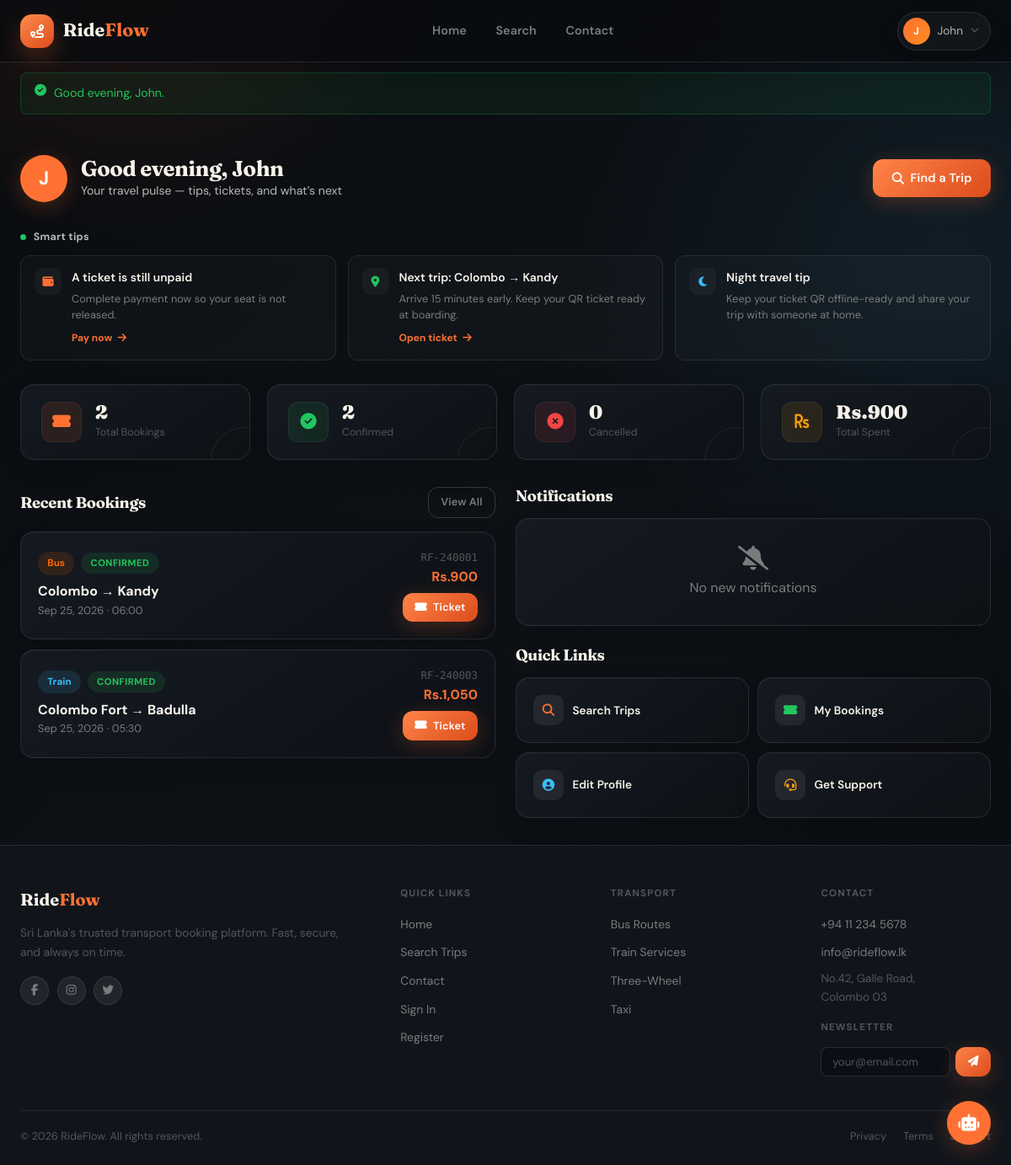
The page /user/dashboard.php (signed in) on the database its author committed.
### tables this page shows
CREATE TABLE IF NOT EXISTS users (
  id               INT UNSIGNED AUTO_INCREMENT PRIMARY KEY,
  name             VARCHAR(120)  NOT NULL,
  email            VARCHAR(180)  NULL UNIQUE,
  phone            VARCHAR(20)   NOT NULL DEFAULT '',
  password         VARCHAR(255)  NOT NULL DEFAULT '',
  password_hash    VARCHAR(255) NULL,
  role             ENUM('admin','customer','driver') NOT NULL DEFAULT 'customer',
  status           ENUM('pending','active','inactive','suspended') NOT NULL DEFAULT 'pending',
  phone_verified   TINYINT(1) NOT NULL DEFAULT 0,
  email_verified   TINYINT(1) NOT NULL DEFAULT 0,
  email_token      VARCHAR(64)  NULL,
  id_type          ENUM('NIC','Passport','Driver License','Other') NULL,
  id_number        VARCHAR(120) NULL,
  selfie_url       VARCHAR(500) NULL,
  id_document_url  VARCHAR(500) NULL,
  verification_status ENUM('pending','approved','rejected') NOT NULL DEFAULT 'pending',
  verification_note TEXT NULL,
  reset_token      VARCHAR(64)  NULL,
  social_provider  VARCHAR(40)  NULL,
  social_id        VARCHAR(255) NULL,
  avatar_url       VARCHAR(500) NULL,
  address          TEXT         NULL,
  created_at       TIMESTAMP    DEFAULT CURRENT_TIMESTAMP,
  updated_at       TIMESTAMP    DEFAULT CURRENT_TIMESTAMP ON UPDATE CURRENT_TIMESTAMP,
  UNIQUE KEY uk_social (social_provider, social_id),
  INDEX idx_email (email),
  INDEX idx_phone (phone),
  INDEX idx_role  (role),
  INDEX idx_status(status)
);

CREATE TABLE IF NOT EXISTS bookings (
  id               INT UNSIGNED AUTO_INCREMENT PRIMARY KEY,
  user_id          INT UNSIGNED NOT NULL,
  schedule_id      INT UNSIGNED NOT NULL,
  booking_ref      VARCHAR(20)  NOT NULL UNIQUE,
  seats_booked     INT          NOT NULL DEFAULT 1,
  total_fare       DECIMAL(10,2) NOT NULL DEFAULT 0.00,
  passenger_name   VARCHAR(120) NOT NULL,
  passenger_phone  VARCHAR(20)  NOT NULL,
  passenger_email  VARCHAR(180) NULL,
  booking_status   ENUM('pending','confirmed','cancelled','completed','no_show') NOT NULL DEFAULT 'pending',
  payment_status   ENUM('unpaid','paid','refunded','failed') NOT NULL DEFAULT 'unpaid',
  qr_code          TEXT         NULL COMMENT 'Base64 QR data',
  notes            TEXT         NULL,
  booked_at        TIMESTAMP DEFAULT CURRENT_TIMESTAMP,
  created_at       TIMESTAMP DEFAULT CURRENT_TIMESTAMP,
  updated_at       TIMESTAMP DEFAULT CURRENT_TIMESTAMP ON UPDATE CURRENT_TIMESTAMP,
  FOREIGN KEY (user_id)     REFERENCES users(id)     ON DELETE CASCADE,
  FOREIGN KEY (schedule_id) REFERENCES schedules(id) ON DELETE RESTRICT,
  INDEX idx_user     (user_id),
  INDEX idx_schedule (schedule_id),
  INDEX idx_status   (booking_status),
  INDEX idx_payment  (payment_status),
  INDEX idx_ref      (booking_ref)
);

CREATE TABLE IF NOT EXISTS transport_types (
  id         INT UNSIGNED AUTO_INCREMENT PRIMARY KEY,
  type_name  VARCHAR(50) NOT NULL,
  icon       VARCHAR(30) NOT NULL DEFAULT 'bus',
  color      VARCHAR(10) NOT NULL DEFAULT '#ff6a00',
  is_active  TINYINT(1)  NOT NULL DEFAULT 1
);

CREATE TABLE IF NOT EXISTS routes (
  id                 INT UNSIGNED AUTO_INCREMENT PRIMARY KEY,
  type_id            INT UNSIGNED NOT NULL,
  route_name         VARCHAR(150) NOT NULL,
  origin             VARCHAR(100) NOT NULL,
  destination        VARCHAR(100) NOT NULL,
  distance_km        DECIMAL(8,2) NULL,
  estimated_duration VARCHAR(30)  NULL,
  status             ENUM('active','inactive') NOT NULL DEFAULT 'active',
  created_at         TIMESTAMP DEFAULT CURRENT_TIMESTAMP,
  FOREIGN KEY (type_id) REFERENCES transport_types(id) ON DELETE RESTRICT,
  INDEX idx_origin (origin),
  INDEX idx_dest   (destination),
  INDEX idx_type   (type_id)
);

CREATE TABLE IF NOT EXISTS schedules (
  id              INT UNSIGNED AUTO_INCREMENT PRIMARY KEY,
  route_id        INT UNSIGNED NOT NULL,
  vehicle_id      INT UNSIGNED NOT NULL,
  departure_date  DATE         NOT NULL,
  departure_time  TIME         NOT NULL,
  arrival_time    TIME         NULL,
  fare            DECIMAL(10,2) NOT NULL DEFAULT 0.00,
  available_seats INT          NOT NULL DEFAULT 0,
  status          ENUM('scheduled','departed','arrived','cancelled') NOT NULL DEFAULT 'scheduled',
  created_at      TIMESTAMP DEFAULT CURRENT_TIMESTAMP,
  FOREIGN KEY (route_id)   REFERENCES routes(id)   ON DELETE CASCADE,
  FOREIGN KEY (vehicle_id) REFERENCES vehicles(id) ON DELETE RESTRICT,
  INDEX idx_route   (route_id),
  INDEX idx_vehicle (vehicle_id),
  INDEX idx_date    (departure_date),
  INDEX idx_status  (status)
);

### user/dashboard.php (the view, shortened to what the rows shown need)
<?php
require_once RF_ROOT.'/includes/header.php';
$uid    = current_uid();
$user   = db_row("SELECT * FROM users WHERE id=?", [$uid]);
$recent = db_all("SELECT b.*, r.origin, r.destination, t.type_name, s.departure_date, s.departure_time
                  FROM bookings b JOIN schedules s ON s.id=b.schedule_id
                  JOIN routes r ON r.id=s.route_id JOIN transport_types t ON t.id=r.type_id
                    WHERE b.user_id=? ORDER BY b.created_at DESC LIMIT 5", [$uid]);
?>
<div class="main-content">
<div class="container">
  <div style="margin-bottom:2rem;display:flex;align-items:center;gap:1rem">
    <div style="width:56px;height:56px;border-radius:50%;background:var(--fire);display:flex;align-items:center;justify-content:center;font-size:1.4rem;font-weight:700;color:#fff;box-shadow:var(--shadow-fire)">
      <?php if ($user['avatar_url']): ?>
      <img src="<?= e($user['avatar_url']) ?>" alt="" style="width:100%;height:100%;border-radius:50%;object-fit:cover">
      <?php else: ?>
      <?= strtoupper(substr($user['name'],0,1)) ?>
      <?php endif; ?>
    </div>
    <div>
      <h1 style="font-size:1.6rem"><?= e(greeting_for_now()) ?>, <?= e(explode(' ',$user['name'])[0]) ?></h1>
      <p style="margin:0;font-size:.88rem">Your travel pulse — tips, tickets, and what’s next</p>
    </div>
    <div style="margin-left:auto">
      <a href="<?= SITE_URL ?>/search.php" class="btn btn-fire"><i class="fas fa-search"></i> Find a Trip</a>
    </div>
  </div>
  <div class="grid-2" style="gap:1.5rem;align-items:start">
    <div>
      <div style="display:flex;justify-content:space-between;align-items:center;margin-bottom:1rem">
        <h2 style="font-size:1.15rem">Recent Bookings</h2>
      </div>
      <?php if (!$recent): ?>
      <div class="card card-pad" style="text-align:center;padding:2.5rem">
        <div style="font-size:2.5rem;margin-bottom:.75rem">🎟️</div>
        <h3 style="font-size:1rem;margin-bottom:.4rem">No bookings yet</h3>
        <p style="margin-bottom:1rem;font-size:.88rem">Book your first trip now!</p>
        <a href="<?= SITE_URL ?>/search.php" class="btn btn-fire btn-sm">Search Trips</a>
      </div>
      <?php else: ?>
      <?php foreach ($recent as $b):
        $tc = strtolower(str_replace([' ','-'],'',$b['type_name']));
        $tc = $tc==='threewheel'?'wheel':$tc;
      ?>
      <div class="card card-pad" style="margin-bottom:.75rem">
        <div style="display:flex;align-items:center;justify-content:space-between;flex-wrap:wrap;gap:.5rem">
          <div>
            <div style="display:flex;gap:.5rem;align-items:center;margin-bottom:.4rem;flex-wrap:wrap">
              <span class="type-pill tp-<?= $tc ?>"><?= e($b['type_name']) ?></span>
              <?= status_badge($b['booking_status']) ?>
            </div>
            <div style="font-weight:700;color:var(--chalk)"><?= e($b['origin']) ?> → <?= e($b['destination']) ?></div>
            <div style="font-size:.8rem;color:var(--chalk3)"><?= date('M j, Y',strtotime($b['departure_date'])) ?> · <?= substr($b['departure_time'],0,5) ?></div>
          </div>
          <div style="text-align:right">
            <div style="font-family:var(--ff-mono);font-size:.78rem;color:var(--chalk4)"><?= e($b['booking_ref']) ?></div>
            <div style="color:var(--fire);font-weight:700">Rs.<?= number_format($b['total_fare'],0) ?></div>
            <?php if ($b['booking_status']==='confirmed'): ?>
            <a href="<?= SITE_URL ?>/user/ticket.php?booking=<?= $b['id'] ?>" class="btn btn-fire btn-sm" style="margin-top:.4rem"><i class="fas fa-ticket-alt"></i> Ticket</a>
            <?php elseif ($b['payment_status']==='unpaid'): ?>
            <a href="<?= SITE_URL ?>/payment/checkout.php?booking=<?= $b['id'] ?>" class="btn btn-ok btn-sm" style="margin-top:.4rem"><i class="fas fa-credit-card"></i> Pay Now</a>
            <?php endif; ?>
          </div>
        </div>
      </div>
      <?php endforeach; ?>
      <?php endif; ?>
    </div>
    <div>
      <h2 style="font-size:1.15rem;margin-bottom:1rem">Notifications</h2>
      <h2 style="font-size:1.15rem;margin-top:1.5rem;margin-bottom:1rem">Quick Links</h2>
    </div>
  </div>
</div>
</div>
<?php require_once RF_ROOT.'/includes/footer.php'; ?>

### includes/helpers.php (shortened to what the rows shown need)
<?php
function e(mixed $v): string {
    return htmlspecialchars((string)$v, ENT_QUOTES | ENT_HTML5, 'UTF-8');
}
function current_uid():  int  { return (int)($_SESSION['uid'] ?? 0); }
function greeting_for_now(): string {
    $h = (int) date('G');
    return 'Good evening';
}
function status_badge(string $status): string {
    $map = [
        'active'   =>'ok','confirmed'=>'ok','completed'=>'ok','paid'=>'ok',
        'pending'  =>'warn','scheduled'=>'info','unpaid'=>'warn',
        'cancelled'=>'bad','inactive' =>'bad','failed'=>'bad','suspended'=>'bad',
        'departed' =>'info','arrived'  =>'ok',
    ];
    $cl = $map[$status] ?? 'dim';
    return '<span class="badge b-'.$cl.'">'.ucfirst($status).'</span>';
}

### rows shown on the page
users: name "J", name "John"
bookings: transport_types.type_name "Bus", booking_status "CONFIRMED", routes.origin "Colombo", routes.destination "Kandy", schedule.departure_date "Sep 25, 2026", schedule.departure_time "06:00", booking_ref "RF-240001", total_fare "900"
bookings: transport_types.type_name "Train", booking_status "CONFIRMED", routes.origin "Colombo Fort", routes.destination "Badulla", schedule.departure_date "Sep 25, 2026", schedule.departure_time "05:30", booking_ref "RF-240003", total_fare "1,050"

### other values the page prints
substr($_SESSION['uname'] ?? 'U', 0, 1) "J"
explode(' ',$_SESSION['uname']??'')[0] "John"
$_flash['msg'] "Good evening, John."
greeting_for_now() "Good evening"
$t['title'] "A ticket is still unpaid"
$t['body'] "Complete payment now so your seat is not released."
$t['cta'] "Pay now"
$t['title'] "Next trip: Colombo → Kandy"
$t['body'] "Arrive 15 minutes early. Keep your QR ticket ready at boarding."
$t['cta'] "Open ticket"
$t['title'] "Night travel tip"
$t['body'] "Keep your ticket QR offline-ready and share your trip with someone at home."
$s['num'] "2"
$s['lbl'] "Total Bookings"
$s['lbl'] "Confirmed"
